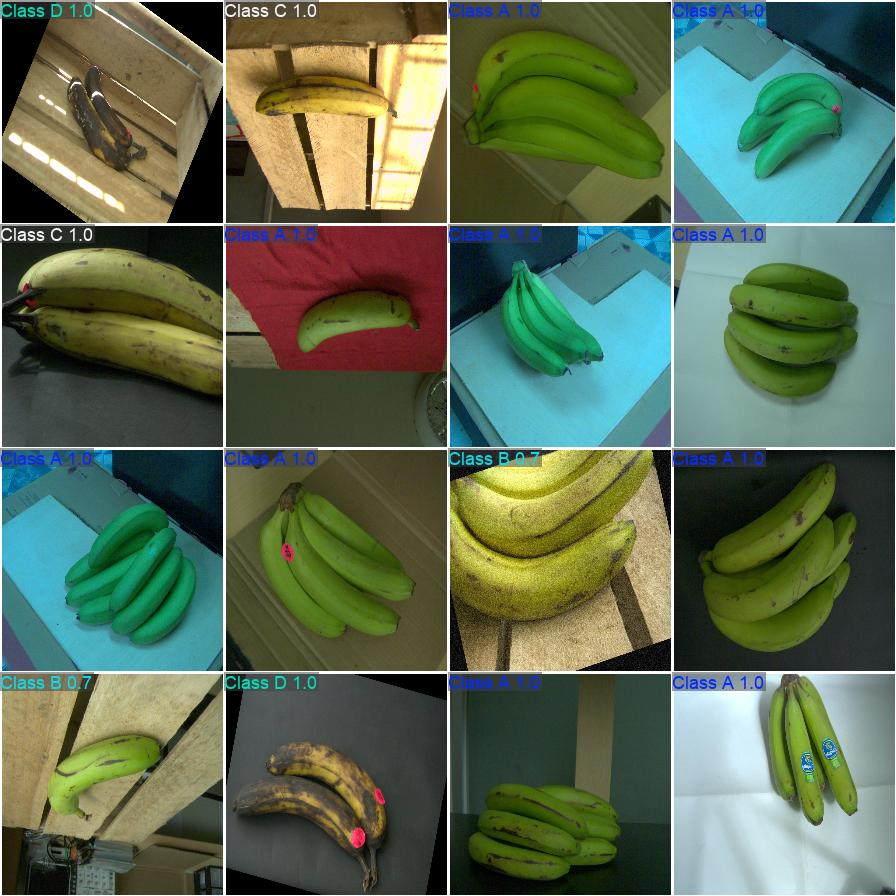
#> input picture FYP Project File/Model_Banana_epoch_train/Model_Train_100epoch/Model1_Raw_100epoch/val_batch2_pred.jpg, 896 x 896 px; its folder holds only this picture in this run
$ python -i Method2.py   (imports and definitions only)
#> lines starting #> are read from the running program, lines starting #| are printed output that depends on the picture; after the words box and inside, x2 and y2 are one past the last pixel; in counts of white or black regions, pixels touching at a corner belong together
import cv2 as cv
import numpy as np
import os


def preprocess_method2_offline(img_path):
    # 1. Load image
    img = cv.imread(img_path)
#> img is the input picture: shape (896, 896, 3); mean B, G, R 84.3, 108.1, 91.7
    if img is None:
        return None

    # 2. Convert to HSV
    hsv = cv.cvtColor(img, cv.COLOR_BGR2HSV)
#> hsv: shape (896, 896, 3); mean H, S, V 58.9, 119, 117.4

    # 3. Same general banana color ranges as real-time Method 2
    lower_green = np.array([35, 40, 40])
    upper_green = np.array([90, 255, 255])

    lower_yellow = np.array([15, 30, 30])
    upper_yellow = np.array([45, 255, 255])

    lower_brown_dark = np.array([0, 10, 0])
    upper_brown_dark = np.array([30, 255, 200])

    # 4. Create masks
    mask_green = cv.inRange(hsv, lower_green, upper_green)
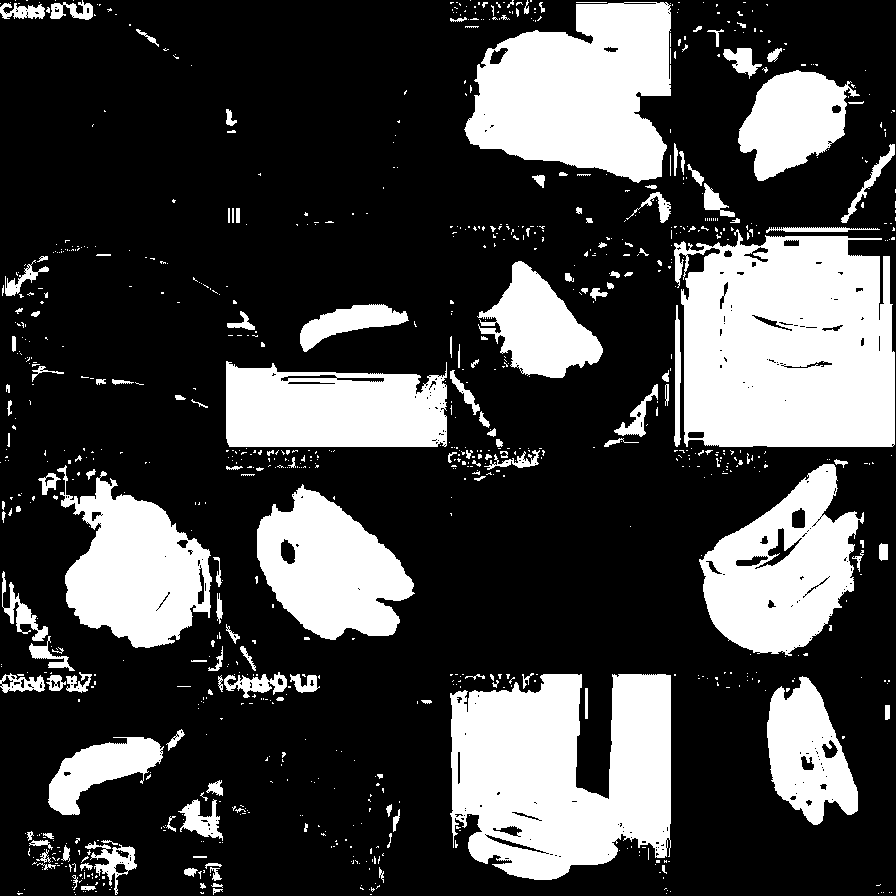
#> mask_green: shape (896, 896); 27.2% white; 944 white regions (779 under 20 px), largest, box (x1, y1, x2, y2) and area: (674, 229, 895, 447) 41138, (450, 674, 671, 880) 34492, (464, 2, 671, 183) 26493
    mask_yellow = cv.inRange(hsv, lower_yellow, upper_yellow)
#> mask_yellow: shape (896, 896); 44.7% white; 277 white regions (245 under 20 px), largest, box (x1, y1, x2, y2) and area: (449, 2, 671, 223) 47056, (225, 450, 447, 671) 46550, (225, 0, 448, 223) 46069
    mask_brown_dark = cv.inRange(hsv, lower_brown_dark, upper_brown_dark)
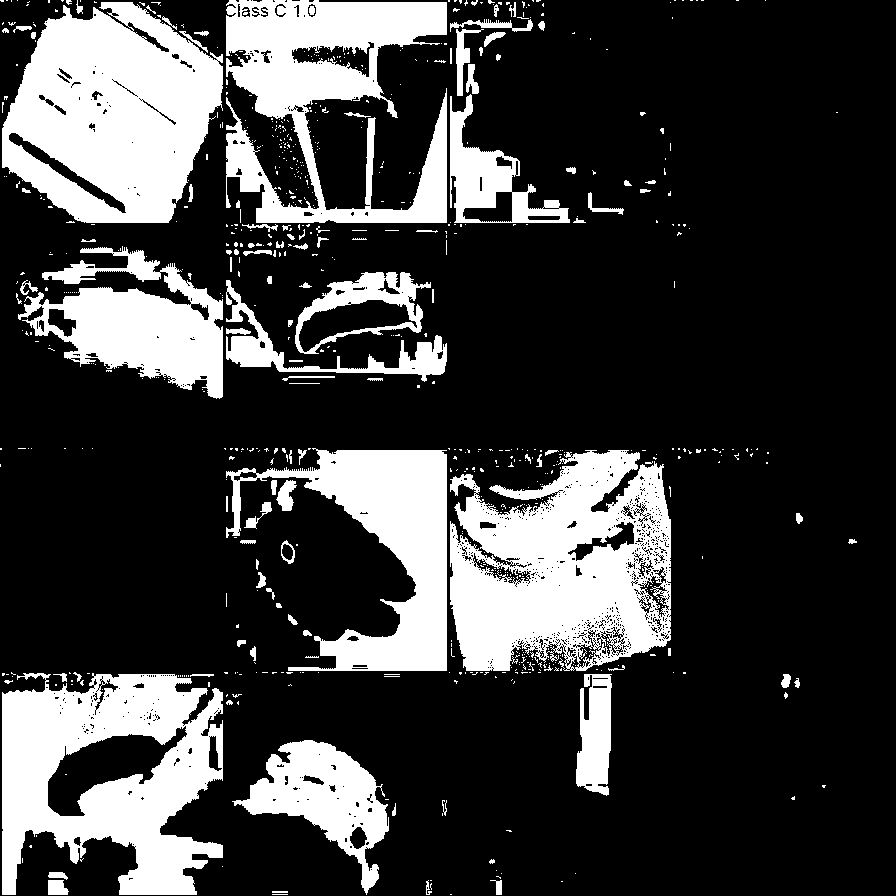
#> mask_brown_dark: shape (896, 896); 24.1% white; 722 white regions (613 under 20 px), largest, box (x1, y1, x2, y2) and area: (450, 450, 671, 671) 34291, (2, 2, 223, 223) 34040, (2, 673, 223, 895) 30737

    # 5. Combine masks
    mask = cv.bitwise_or(mask_green, mask_yellow)
#> mask: shape (896, 896); 58.2% white; 538 black regions (454 under 20 px), largest, box (x1, y1, x2, y2) and area: (0, 0, 896, 896) 327656, (409, 133, 432, 162) 369, (77, 837, 120, 859) 300
    mask = cv.bitwise_or(mask, mask_brown_dark)
#> mask: shape (896, 896); 60% white; 424 black regions (355 under 20 px), largest, box (x1, y1, x2, y2) and area: (0, 0, 896, 896) 314466, (409, 133, 432, 162) 369, (350, 827, 367, 849) 253

    # 6. Morphological cleaning
    kernel = np.ones((5, 5), np.uint8)
    mask = cv.morphologyEx(mask, cv.MORPH_OPEN, kernel)
#> mask: shape (896, 896); 57.9% white; 171 black regions (128 under 20 px), largest, box (x1, y1, x2, y2) and area: (0, 0, 896, 896) 333398, (409, 133, 432, 162) 416, (24, 144, 75, 180) 400
    mask = cv.morphologyEx(mask, cv.MORPH_CLOSE, kernel)
#> mask: shape (896, 896); 58.9% white; 38 black regions, largest, box (x1, y1, x2, y2) and area: (0, 0, 896, 896) 313872, (16, 832, 120, 896) 4254, (0, 0, 63, 128) 3485

    # 7. Apply mask
    masked_img = cv.bitwise_and(img, img, mask=mask)

    # 8. Apply CLAHE on masked image
    lab = cv.cvtColor(masked_img, cv.COLOR_BGR2LAB)
#> lab: shape (896, 896, 3); mean of channels 0, 1, 2 67, 122.1, 141.8
    l, a, b = cv.split(lab)
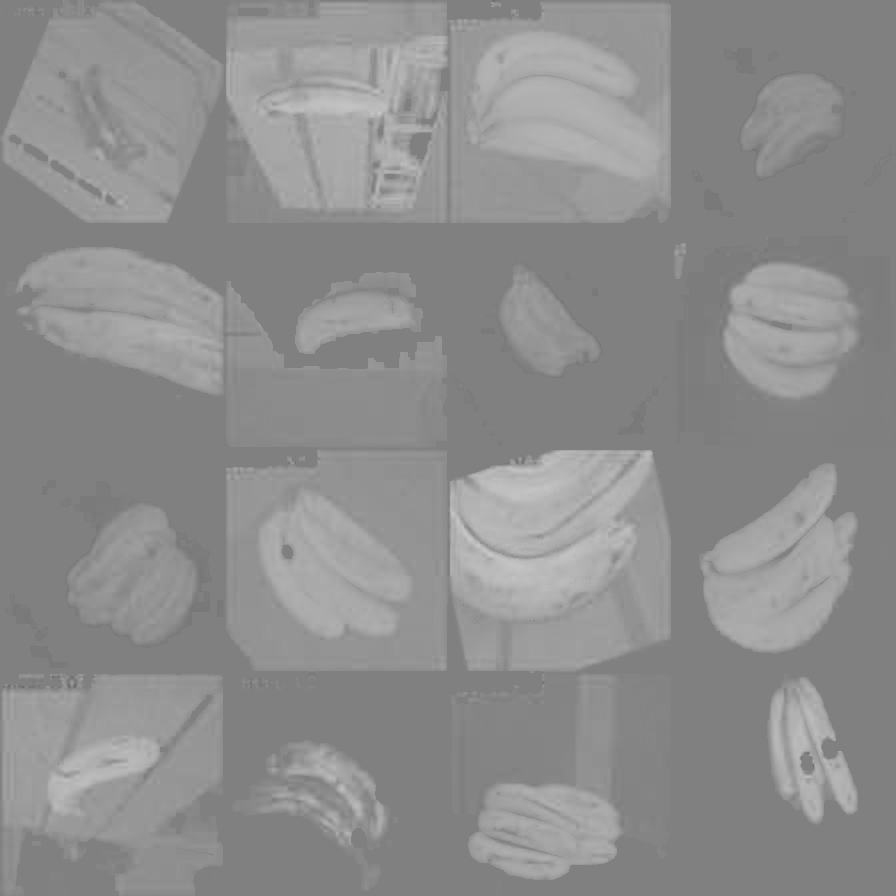
#> b: shape (896, 896); min 102, max 201, mean 141.8

    clahe = cv.createCLAHE(clipLimit=3.0, tileGridSize=(8, 8))
    l_clahe = clahe.apply(l)
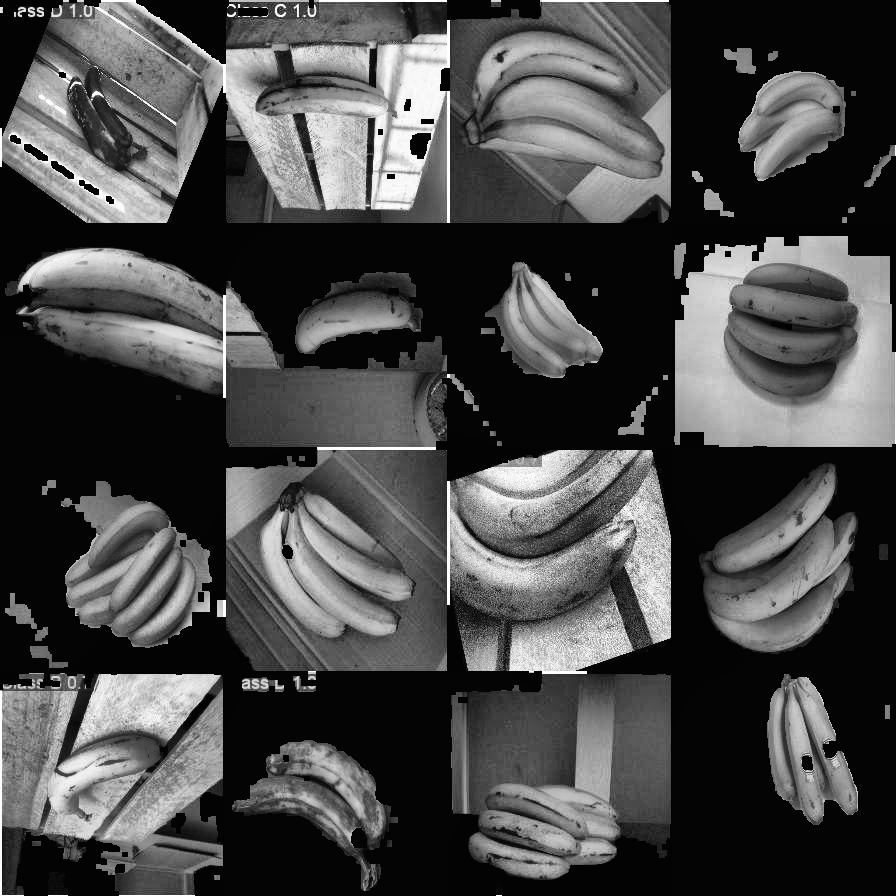
#> l_clahe: shape (896, 896); min 3, max 255, mean 73.2

    enhanced_lab = cv.merge((l_clahe, a, b))
#> enhanced_lab: shape (896, 896, 3); mean of channels 0, 1, 2 73.2, 122.1, 141.8
    enhanced_img = cv.cvtColor(enhanced_lab, cv.COLOR_LAB2BGR)

    # 9. Put enhanced result only on masked banana region
    result = img.copy()
    result[mask > 0] = enhanced_img[mask > 0]
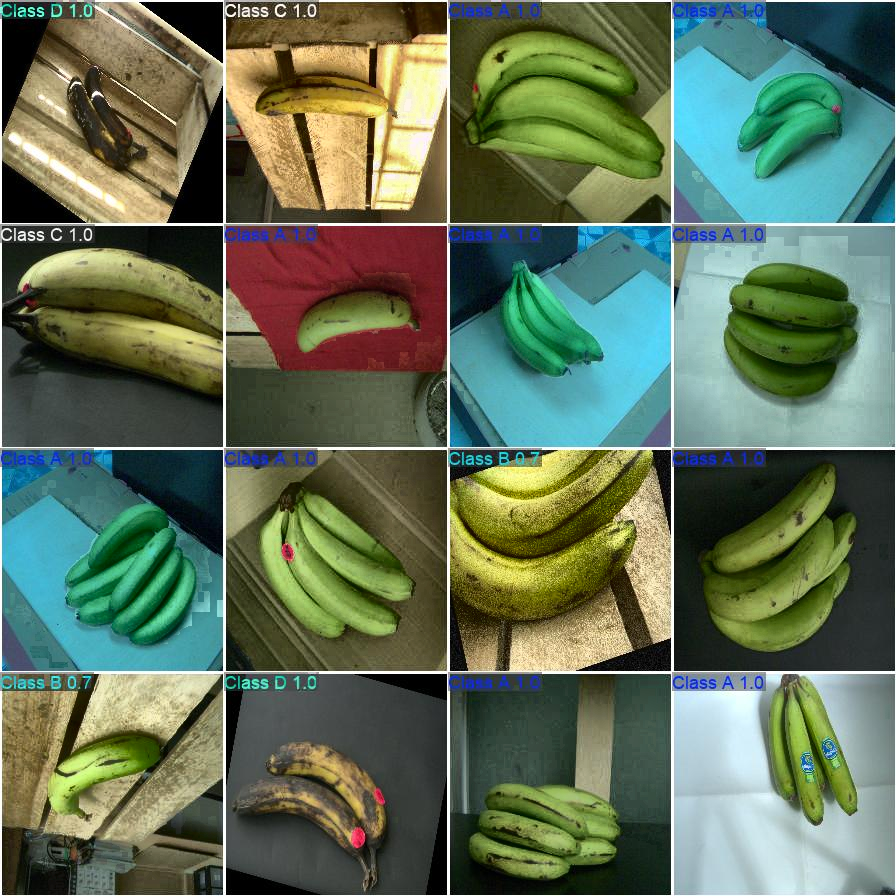
#> result: shape (896, 896, 3); mean B, G, R 89.6, 113.2, 97

    return result


# --- PATH CONFIGURATION ---
input_folder = r"D:\Y4 FYP file\Dataset\BananaRipeness-main\Banana Images\Real Dataset"
output_folder = r"D:\Y4 FYP file\Dataset\Enhanced_Dataset_Method2_Fair"


# [25 lines not run here, left out]

>>> result = preprocess_method2_offline('../Model_Banana_epoch_train/Model_Train_100epoch/Model1_Raw_100epoch/val_batch2_pred.jpg')
